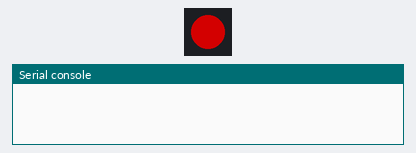
A program run on a simulated Pycom board running MicroPython. Parts: 1 RGB LEDs in strip order, left to right, the last lines printed to the serial console. Dim RGB values are drawn brighter than linear; no radio messages arrive unless stated (any console line starting 'radio sent:' is added by the test bench); the LoRaWAN join succeeds after 3 s and a send takes 0.1 s.

Above: at 0.1 s.
At 5.1 s:
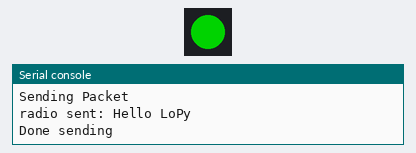
Timing chart, 0 to 6.6 s (numbered marks = the images above):
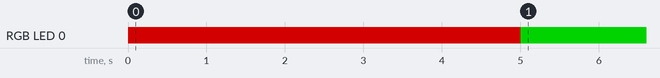

The program:

main.py
```python
# (licence header left out)
import socket
import time
import binascii
import pycom
from network import LoRa

pycom.heartbeat(False) #needs to be disabled for LED functions to work
pycom.rgbled(0x7f7f00) #yellow

# replace with your actual app_eui and app_key
app_eui=binascii.unhexlify('0000000000000000')
app_key=binascii.unhexlify('00000000000000000000000000000000')

lora = LoRa(mode=LoRa.LORAWAN, region=LoRa.AU915, public=1,  adr=1, tx_retries=0)

# Set up channels to leave 8-15 and 65
for index in range(0, 8):
    lora.remove_channel(index)	# remove 0-7
for index in range(16, 65):
	lora.remove_channel(index)	# remove 16-64
for index in range(66, 72):
	lora.remove_channel(index)	# remove 66-71

#Join TTN Network via OTAA
lora.join(activation=LoRa.OTAA, auth=(app_eui, app_key), timeout=0)

# wait until the module has joined the network
while not lora.has_joined():
	pycom.rgbled(0x7f0000) #red
	time.sleep(5)
	print('Trying to join TTN Network!')
	pass

print('Network joined!')
pycom.rgbled(0x007f00) #green
s = socket.socket(socket.AF_LORA, socket.SOCK_RAW)
s.setblocking(False)

while True:
	print('Sending Packet')
	s.send('Hello LoPy')
	print('Done sending')
	time.sleep(60)
```

Measured:
- by itself, RGB LED 0: off → RGB(127, 0, 0) at 0.00 s, → RGB(0, 127, 0) 5.0 s later
